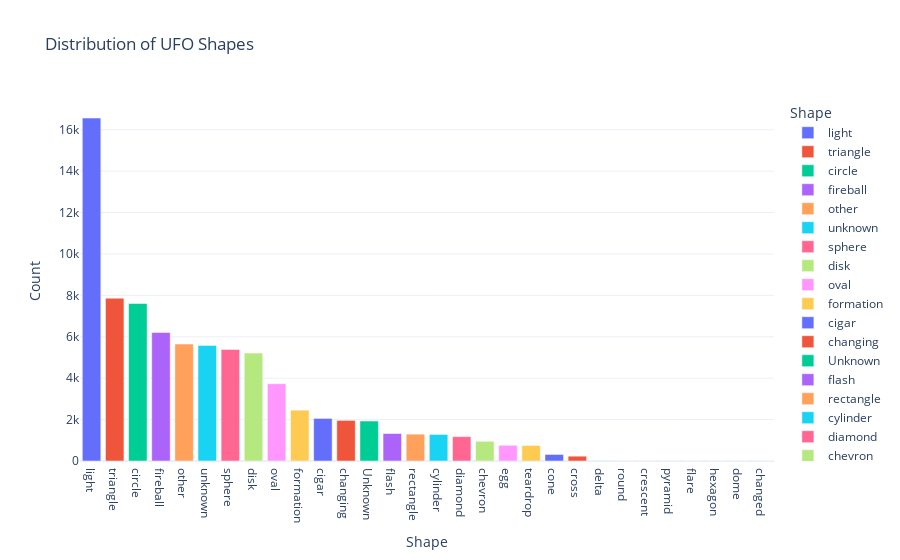

Notebook cell for this chart:
### Markdown cell above
VISUALIZATION

### Code cell
# Shape distribution
shape_counts = ufo_data['shape'].value_counts().reset_index()
shape_counts.columns = ['Shape', 'Count']

fig = px.bar(shape_counts, x='Shape', y='Count', color='Shape',
             title='Distribution of UFO Shapes',
             labels={'Shape': 'Shape', 'Count': 'Count'},
             template='plotly_white')

fig.show()

### Figure 1 — Plotly figure (JSON) as saved in the notebook; plotly's stock layout.template omitted (floating-point values rounded to 4 significant figures)
{"data": [{"alignmentgroup": "True", "hovertemplate": "Shape=%{x}<br>Count=%{y}<extra></extra>", "legendgroup": "light", "marker": {"color": "#636efa", "pattern": {"shape": ""}}, "name": "light", "offsetgroup": "light", "orientation": "v", "showlegend": true, "textposition": "auto", "type": "bar", "x": ["light"], "xaxis": "x", "y": [16565], "yaxis": "y"}, {"alignmentgroup": "True", "hovertemplate": "Shape=%{x}<br>Count=%{y}<extra></extra>", "legendgroup": "triangle", "marker": {"color": "#EF553B", "pattern": {"shape": ""}}, "name": "triangle", "offsetgroup": "triangle", "orientation": "v", "showlegend": true, "textposition": "auto", "type": "bar", "x": ["triangle"], "xaxis": "x", "y": [7865], "yaxis": "y"}, {"alignmentgroup": "True", "hovertemplate": "Shape=%{x}<br>Count=%{y}<extra></extra>", "legendgroup": "circle", "marker": {"color": "#00cc96", "pattern": {"shape": ""}}, "name": "circle", "offsetgroup": "circle", "orientation": "v", "showlegend": true, "textposition": "auto", "type": "bar", "x": ["circle"], "xaxis": "x", "y": [7608], "yaxis": "y"}, {"alignmentgroup": "True", "hovertemplate": "Shape=%{x}<br>Count=%{y}<extra></extra>", "legendgroup": "fireball", "marker": {"color": "#ab63fa", "pattern": {"shape": ""}}, "name": "fireball", "offsetgroup": "fireball", "orientation": "v", "showlegend": true, "textposition": "auto", "type": "bar", "x": ["fireball"], "xaxis": "x", "y": [6208], "yaxis": "y"}, {"alignmentgroup": "True", "hovertemplate": "Shape=%{x}<br>Count=%{y}<extra></extra>", "legendgroup": "other", "marker": {"color": "#FFA15A", "pattern": {"shape": ""}}, "name": "other", "offsetgroup": "other", "orientation": "v", "showlegend": true, "textposition": "auto", "type": "bar", "x": ["other"], "xaxis": "x", "y": [5649], "yaxis": "y"}, {"alignmentgroup": "True", "hovertemplate": "Shape=%{x}<br>Count=%{y}<extra></extra>", "legendgroup": "unknown", "marker": {"color": "#19d3f3", "pattern": {"shape": ""}}, "name": "unknown", "offsetgroup": "unknown", "orientation": "v", "showlegend": true, "textposition": "auto", "type": "bar", "x": ["unknown"], "xaxis": "x", "y": [5584], "yaxis": "y"}, {"alignmentgroup": "True", "hovertemplate": "Shape=%{x}<br>Count=%{y}<extra></extra>", "legendgroup": "sphere", "marker": {"color": "#FF6692", "pattern": {"shape": ""}}, "name": "sphere", "offsetgroup": "sphere", "orientation": "v", "showlegend": true, "textposition": "auto", "type": "bar", "x": ["sphere"], "xaxis": "x", "y": [5387], "yaxis": "y"}, {"alignmentgroup": "True", "hovertemplate": "Shape=%{x}<br>Count=%{y}<extra></extra>", "legendgroup": "disk", "marker": {"color": "#B6E880", "pattern": {"shape": ""}}, "name": "disk", "offsetgroup": "disk", "orientation": "v", "showlegend": true, "textposition": "auto", "type": "bar", "x": ["disk"], "xaxis": "x", "y": [5213], "yaxis": "y"}, {"alignmentgroup": "True", "hovertemplate": "Shape=%{x}<br>Count=%{y}<extra></extra>", "legendgroup": "oval", "marker": {"color": "#FF97FF", "pattern": {"shape": ""}}, "name": "oval", "offsetgroup": "oval", "orientation": "v", "showlegend": true, "textposition": "auto", "type": "bar", "x": ["oval"], "xaxis": "x", "y": [3733], "yaxis": "y"}, {"alignmentgroup": "True", "hovertemplate": "Shape=%{x}<br>Count=%{y}<extra></extra>", "legendgroup": "formation", "marker": {"color": "#FECB52", "pattern": {"shape": ""}}, "name": "formation", "offsetgroup": "formation", "orientation": "v", "showlegend": true, "textposition": "auto", "type": "bar", "x": ["formation"], "xaxis": "x", "y": [2457], "yaxis": "y"}, {"alignmentgroup": "True", "hovertemplate": "Shape=%{x}<br>Count=%{y}<extra></extra>", "legendgroup": "cigar", "marker": {"color": "#636efa", "pattern": {"shape": ""}}, "name": "cigar", "offsetgroup": "cigar", "orientation": "v", "showlegend": true, "textposition": "auto", "type": "bar", "x": ["cigar"], "xaxis": "x", "y": [2057], "yaxis": "y"}, {"alignmentgroup": "True", "hovertemplate": "Shape=%{x}<br>Count=%{y}<extra></extra>", "legendgroup": "changing", "marker": {"color": "#EF553B", "pattern": {"shape": ""}}, "name": "changing", "offsetgroup": "changing", "orientation": "v", "showlegend": true, "textposition": "auto", "type": "bar", "x": ["changing"], "xaxis": "x", "y": [1962], "yaxis": "y"}, {"alignmentgroup": "True", "hovertemplate": "Shape=%{x}<br>Count=%{y}<extra></extra>", "legendgroup": "Unknown", "marker": {"color": "#00cc96", "pattern": {"shape": ""}}, "name": "Unknown", "offsetgroup": "Unknown", "orientation": "v", "showlegend": true, "textposition": "auto", "type": "bar", "x": ["Unknown"], "xaxis": "x", "y": [1932], "yaxis": "y"}, {"alignmentgroup": "True", "hovertemplate": "Shape=%{x}<br>Count=%{y}<extra></extra>", "legendgroup": "flash", "marker": {"color": "#ab63fa", "pattern": {"shape": ""}}, "name": "flash", "offsetgroup": "flash", "orientation": "v", "showlegend": true, "textposition": "auto", "type": "bar", "x": ["flash"], "xaxis": "x", "y": [1328], "yaxis": "y"}, {"alignmentgroup": "True", "hovertemplate": "Shape=%{x}<br>Count=%{y}<extra></extra>", "legendgroup": "rectangle", "marker": {"color": "#FFA15A", "pattern": {"shape": ""}}, "name": "rectangle", "offsetgroup": "rectangle", "orientation": "v", "showlegend": true, "textposition": "auto", "type": "bar", "x": ["rectangle"], "xaxis": "x", "y": [1297], "yaxis": "y"}, {"alignmentgroup": "True", "hovertemplate": "Shape=%{x}<br>Count=%{y}<extra></extra>", "legendgroup": "cylinder", "marker": {"color": "#19d3f3", "pattern": {"shape": ""}}, "name": "cylinder", "offsetgroup": "cylinder", "orientation": "v", "showlegend": true, "textposition": "auto", "type": "bar", "x": ["cylinder"], "xaxis": "x", "y": [1283], "yaxis": "y"}, {"alignmentgroup": "True", "hovertemplate": "Shape=%{x}<br>Count=%{y}<extra></extra>", "legendgroup": "diamond", "marker": {"color": "#FF6692", "pattern": {"shape": ""}}, "name": "diamond", "offsetgroup": "diamond", "orientation": "v", "showlegend": true, "textposition": "auto", "type": "bar", "x": ["diamond"], "xaxis": "x", "y": [1178], "yaxis": "y"}, {"alignmentgroup": "True", "hovertemplate": "Shape=%{x}<br>Count=%{y}<extra></extra>", "legendgroup": "chevron", "marker": {"color": "#B6E880", "pattern": {"shape": ""}}, "name": "chevron", "offsetgroup": "chevron", "orientation": "v", "showlegend": true, "textposition": "auto", "type": "bar", "x": ["chevron"], "xaxis": "x", "y": [952], "yaxis": "y"}, {"alignmentgroup": "True", "hovertemplate": "Shape=%{x}<br>Count=%{y}<extra></extra>", "legendgroup": "egg", "marker": {"color": "#FF97FF", "pattern": {"shape": ""}}, "name": "egg", "offsetgroup": "egg", "orientation": "v", "showlegend": true, "textposition": "auto", "type": "bar", "x": ["egg"], "xaxis": "x", "y": [759], "yaxis": "y"}, {"alignmentgroup": "True", "hovertemplate": "Shape=%{x}<br>Count=%{y}<extra></extra>", "legendgroup": "teardrop", "marker": {"color": "#FECB52", "pattern": {"shape": ""}}, "name": "teardrop", "offsetgroup": "teardrop", "orientation": "v", "showlegend": true, "textposition": "auto", "type": "bar", "x": ["teardrop"], "xaxis": "x", "y": [750], "yaxis": "y"}, {"alignmentgroup": "True", "hovertemplate": "Shape=%{x}<br>Count=%{y}<extra></extra>", "legendgroup": "cone", "marker": {"color": "#636efa", "pattern": {"shape": ""}}, "name": "cone", "offsetgroup": "cone", "orientation": "v", "showlegend": true, "textposition": "auto", "type": "bar", "x": ["cone"], "xaxis": "x", "y": [316], "yaxis": "y"}, {"alignmentgroup": "True", "hovertemplate": "Shape=%{x}<br>Count=%{y}<extra></extra>", "legendgroup": "cross", "marker": {"color": "#EF553B", "pattern": {"shape": ""}}, "name": "cross", "offsetgroup": "cross", "orientation": "v", "showlegend": true, "textposition": "auto", "type": "bar", "x": ["cross"], "xaxis": "x", "y": [233], "yaxis": "y"}, {"alignmentgroup": "True", "hovertemplate": "Shape=%{x}<br>Count=%{y}<extra></extra>", "legendgroup": "delta", "marker": {"color": "#00cc96", "pattern": {"shape": ""}}, "name": "delta", "offsetgroup": "delta", "orientation": "v", "showlegend": true, "textposition": "auto", "type": "bar", "x": ["delta"], "xaxis": "x", "y": [7], "yaxis": "y"}, {"alignmentgroup": "True", "hovertemplate": "Shape=%{x}<br>Count=%{y}<extra></extra>", "legendgroup": "round", "marker": {"color": "#ab63fa", "pattern": {"shape": ""}}, "name": "round", "offsetgroup": "round", "orientation": "v", "showlegend": true, "textposition": "auto", "type": "bar", "x": ["round"], "xaxis": "x", "y": [2], "yaxis": "y"}, {"alignmentgroup": "True", "hovertemplate": "Shape=%{x}<br>Count=%{y}<extra></extra>", "legendgroup": "crescent", "marker": {"color": "#FFA15A", "pattern": {"shape": ""}}, "name": "crescent", "offsetgroup": "crescent", "orientation": "v", "showlegend": true, "textposition": "auto", "type": "bar", "x": ["crescent"], "xaxis": "x", "y": [2], "yaxis": "y"}, {"alignmentgroup": "True", "hovertemplate": "Shape=%{x}<br>Count=%{y}<extra></extra>", "legendgroup": "pyramid", "marker": {"color": "#19d3f3", "pattern": {"shape": ""}}, "name": "pyramid", "offsetgroup": "pyramid", "orientation": "v", "showlegend": true, "textposition": "auto", "type": "bar", "x": ["pyramid"], "xaxis": "x", "y": [1], "yaxis": "y"}, {"alignmentgroup": "True", "hovertemplate": "Shape=%{x}<br>Count=%{y}<extra></extra>", "legendgroup": "flare", "marker": {"color": "#FF6692", "pattern": {"shape": ""}}, "name": "flare", "offsetgroup": "flare", "orientation": "v", "showlegend": true, "textposition": "auto", "type": "bar", "x": ["flare"], "xaxis": "x", "y": [1], "yaxis": "y"}, {"alignmentgroup": "True", "hovertemplate": "Shape=%{x}<br>Count=%{y}<extra></extra>", "legendgroup": "hexagon", "marker": {"color": "#B6E880", "pattern": {"shape": ""}}, "name": "hexagon", "offsetgroup": "hexagon", "orientation": "v", "showlegend": true, "textposition": "auto", "type": "bar", "x": ["hexagon"], "xaxis": "x", "y": [1], "yaxis": "y"}, {"alignmentgroup": "True", "hovertemplate": "Shape=%{x}<br>Count=%{y}<extra></extra>", "legendgroup": "dome", "marker": {"color": "#FF97FF", "pattern": {"shape": ""}}, "name": "dome", "offsetgroup": "dome", "orientation": "v", "showlegend": true, "textposition": "auto", "type": "bar", "x": ["dome"], "xaxis": "x", "y": [1], "yaxis": "y"}, {"alignmentgroup": "True", "hovertemplate": "Shape=%{x}<br>Count=%{y}<extra></extra>", "legendgroup": "changed", "marker": {"color": "#FECB52", "pattern": {"shape": ""}}, "name": "changed", "offsetgroup": "changed", "orientation": "v", "showlegend": true, "textposition": "auto", "type": "bar", "x": ["changed"], "xaxis": "x", "y": [1], "yaxis": "y"}], "layout": {"barmode": "relative", "legend": {"title": {"text": "Shape"}, "tracegroupgap": 0}, "title": {"text": "Distribution of UFO Shapes"}, "xaxis": {"anchor": "y", "categoryarray": ["light", "triangle", "circle", "fireball", "other", "unknown", "sphere", "disk", "oval", "formation", "cigar", "changing", "Unknown", "flash", "rectangle", "cylinder", "diamond", "chevron", "egg", "teardrop", "cone", "cross", "delta", "round", "crescent", "pyramid", "flare", "hexagon", "dome", "changed"], "categoryorder": "array", "domain": [0, 1], "title": {"text": "Shape"}}, "yaxis": {"anchor": "x", "domain": [0, 1], "title": {"text": "Count"}}}}
